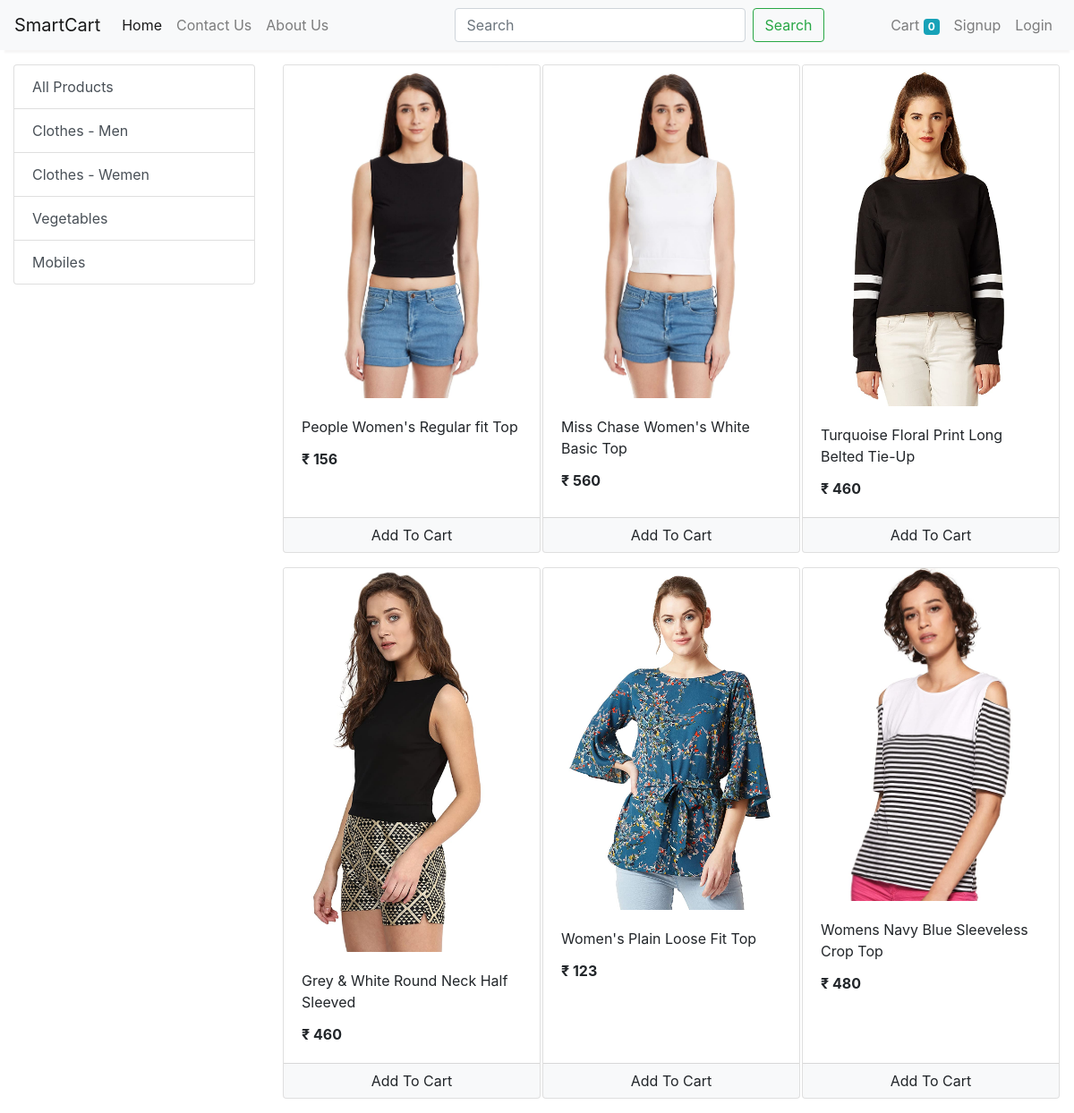
The app's page /store?category=2 with its own data.
### store/models/category.py (models this page shows, shortened)
class Category(models.Model):
    name = models.CharField(max_length=20)
    @staticmethod
    def get_all_categories():
        return Category.objects.all()

### store/models/product.py (models this page shows, shortened)
class Product(models.Model):
    name = models.CharField(max_length=50)
    price = models.IntegerField(default=0)
    category = models.ForeignKey(Category, on_delete=models.CASCADE, default=1)
    description = models.CharField(max_length=200, default='' , null=True , blank=True)
    image = models.ImageField(upload_to='uploads/products/')
    @staticmethod
    def get_all_products_by_categoryid(category_id):
        if category_id:
            return Product.objects.filter(category = category_id)
        else:
            return Product.get_all_products();

### store/views/home.py (the view)
# urls.py: path('' , include('store.urls'))
def store(request):
    cart = request.session.get('cart')
    if not cart:
        request.session['cart'] = {}
    products = None
    categories = Category.get_all_categories()
    categoryID = request.GET.get('category')
    if categoryID:
        products = Product.get_all_products_by_categoryid(categoryID)
    else:
        products = Product.get_all_products();
    data = {}
    data['products'] = products
    data['categories'] = categories
    print('you are : ', request.session.get('email'))
    return render(request, 'index.html', data)

### store/templatetags/cart.py (called while the page is built)
@register.filter(name='is_in_cart')
def is_in_cart(product  , cart):
    keys = cart.keys()
    for id in keys:
        if int(id) == product.id:
            return True
    return False;

### store/templatetags/custom_filter.py (called while the page is built)
@register.filter(name='currency')
def currency(number):
    return "₹ "+str(number)

### store/templates/index.html (shortened to what this page needs)
{% extends 'base.html' %}
{% block content %}
{% load cart %}
{% load custom_filter %}
<div class="container-fluid mt-3">
	<div class="row">
		<div class="col-lg-3 mx-auto">
			<div class="list-group">
				<a href="/" class="list-group-item list-group-item-action">All Products</a>
				{% for category in categories %}
				<a href="/?category={{category.id}}"
					class="list-group-item list-group-item-action">{{category.name}}</a>
				{% endfor %}
			</div>
		</div>
		<div id='products' class="col-lg-9 mx-auto">
			<div class="row mx-auto">
				{% for product in products %}
				<div class="card mx-auto mb-3" id={{product.id}} style="width: 18rem;">
					<img class="card-img-top" src="{{product.image.url}}" alt="Card image cap">
					<div class="card-body">
						<p class="card-title">{{product.name}}</p>
						<p class="card-text"><b>{{product.price|currency}}</b></p>
					</div>
					<div class="card-footer p-0 no-gutters">
						{% if product|is_in_cart:request.session.cart %}
						<div class="row no-gutters">
							<form action="/#{{product.id}}" class="col-2 " method="post">
								{% csrf_token %}
								<input hidden type="text" name='product' value='{{product.id}}'>
								<input hidden type="text" name='remove' value='True'>
								<input type="submit" value=" - " class="btn btn-block btn-light border-right">
							</form>
							<div class="text-center col">{{product|cart_quantity:request.session.cart}} in Cart</div>
							<form action="/#{{product.id}}" class="col-2 " method="post">
								{% csrf_token %}
								<input hidden type="text" name='product' value='{{product.id}}'>
								<input type="submit" value=" + " class="btn btn-block btn-light border-left">
							</form>
						</div>
						{% else %}
						<form action="/#{{product.id}}" method="POST" class="btn-block">
							<input type="submit" class="float-right btn btn-light  form-control"
								value="Add To Cart">
						</form>
						{% endif %}
					</div>
				</div>
				{% endfor %}
			</div>
		</div>
	</div>
</div>
{% endblock %}

### records on screen
Category: name "Clothes - Men"
Category: name "Clothes - Wemen"
Category: name "Vegetables"
Category: name "Mobiles"
Product: image (picture), name "People Women's Regular fit Top", price "₹ 156"
Product: image (picture), name "Miss Chase Women's White Basic Top", price "₹ 560"
Product: image (picture), name "Turquoise Floral Print Long Belted Tie-Up", price "₹ 460"
Product: image (picture), name "Grey & White Round Neck Half Sleeved", price "₹ 460"
Product: image (picture), name "Women's Plain Loose Fit Top", price "₹ 123"
Product: image (picture), name "Womens Navy Blue Sleeveless Crop Top", price "₹ 480"

### other values on screen
{{ request.session.cart.keys|length }} "0"
